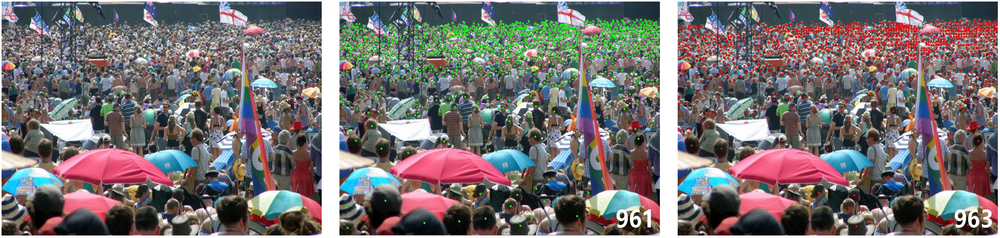
#> input picture projects/event_camera/CrowdCounting-P2PNet-main/vis/congested1.png, 1000 x 238 px, shrunk from 3208 x 764 before the run
$ python -i tracker.py   (imports and definitions only)   (older library calls are emulated)
#> lines starting #> are read from the running program, lines starting #| are printed output that depends on the picture
import cv2
import numpy as np
from scipy.optimize import linear_sum_assignment


class KalmanBoxTracker:
    """
    基于卡尔曼滤波的边界框状态估计器。
    状态: [x, y, w, h, vx, vy] (中心位置+尺寸+速度)
    """
    # [52 lines left out: functions __init__, predict, update, get_state, not called in this run]

    def get_velocity(self):
        """获取当前估计速度"""
        return (self.kf.statePost[4, 0], self.kf.statePost[5, 0])


class KCFTracker:
    """
    核化相关滤波器跟踪器（KCF），使用NumPy FFT实现。
    针对小目标优化：更小的padding、自适应sigma。
    """
    def __init__(self, padding=1.5, sigma=0.5, lambda_=1e-4, interp_factor=0.1):
        self.padding = padding      # 小目标用小padding减少背景干扰
        self.sigma = sigma          # 高斯核带宽——小目标用较小sigma
        self.lambda_ = lambda_
        self.interp_factor = interp_factor

        self._alphaf = None   # 频域滤波器
        self._xf = None       # 频域模板
        self._cx = 0
        self._cy = 0
        self._w = 0
        self._h = 0
        self._window_sz = None
        self._target_sz = None
        self._cos_window = None

    # ---------- 公共接口 ----------
    # [5 lines left out: function init, not called in this run]

    def update(self, image):
        """更新跟踪位置，返回 (bbox, confidence)"""
        gray = self._to_gray(image)

        # 1. 提取当前帧特征
        z = self._get_features(gray)

        # 2. 频域相关响应
        Z = np.fft.fft2(z, axes=(0, 1))
        X = self._xf
        kzf = self._gaussian_kernel(Z, X)

        # 3. 计算响应图
        response_f = self._alphaf * kzf
        response = np.real(np.fft.ifft2(response_f, axes=(0, 1)))

        # 4. 找峰值
        cy_idx, cx_idx = np.unravel_index(np.argmax(response), response.shape[:2])
        peak_value = float(response[cy_idx, cx_idx])

        # 5. 更新中心位置
        h, w = response.shape[:2]
        dy = cy_idx - h // 2
        dx = cx_idx - w // 2
        self._cx = int(np.clip(self._cx + dx, 0, gray.shape[1] - 1))
        self._cy = int(np.clip(self._cy + dy, 0, gray.shape[0] - 1))

        # 6. 在线更新模板
        new_x = self._get_features(gray)
        self._xf = (1 - self.interp_factor) * self._xf + self.interp_factor * new_x
        self._train()

        bbox = [int(self._cx - self._w // 2),
                int(self._cy - self._h // 2),
                int(self._w), int(self._h)]
        return bbox, peak_value

    # ---------- 内部方法 ----------
    def _to_gray(self, image):
        if len(image.shape) == 3:
            return cv2.cvtColor(image, cv2.COLOR_BGR2GRAY)
        return image.copy()

    # [14 lines left out: function _init_features, not called in this run]

    def _get_features(self, gray):
        """提取多通道特征: 灰度 + 梯度幅值 + LoG"""
        patch = cv2.getRectSubPix(gray, tuple(self._window_sz[::-1]),
                                   (float(self._cx), float(self._cy))).astype(np.float32)

        # 梯度幅值
        gx = cv2.Sobel(patch, cv2.CV_32F, 1, 0, ksize=3)
        gy = cv2.Sobel(patch, cv2.CV_32F, 0, 1, ksize=3)
        mag = np.sqrt(gx ** 2 + gy ** 2)

        # LoG (高斯拉普拉斯) - 增强小斑点
        blur = cv2.GaussianBlur(patch, (0, 0), 1.0)
        log = cv2.Laplacian(blur, cv2.CV_32F, ksize=3)
        log = np.abs(log)

        feat = np.stack([patch / 255.0, mag / 255.0, log / 255.0], axis=-1)

        for c in range(feat.shape[-1]):
            feat[:, :, c] *= self._cos_window
        return feat.astype(np.float32)

    # [24 lines left out: functions _train, _gaussian_kernel, _create_gaussian_target, not called in this run]


class MultiObjectTracker:
    """
    多目标跟踪管理器，维护多个KCF跟踪器 + 卡尔曼滤波器。
    使用匈牙利算法进行检测-跟踪关联。
    """
    # [156 lines left out: functions __init__, update, _associate, _iou, not called in this run]

>>> import cv2
>>> picture = cv2.imread('../CrowdCounting-P2PNet-main/vis/congested1.png')
#> picture is the input picture: shape (238, 1000, 3); mean B, G, R 113.2, 112.3, 118.6
>>> result = KCFTracker().update(picture)
#> in _to_gray, `return cv2.cvtColor(image, cv2.COLOR_BGR2GRAY)`:
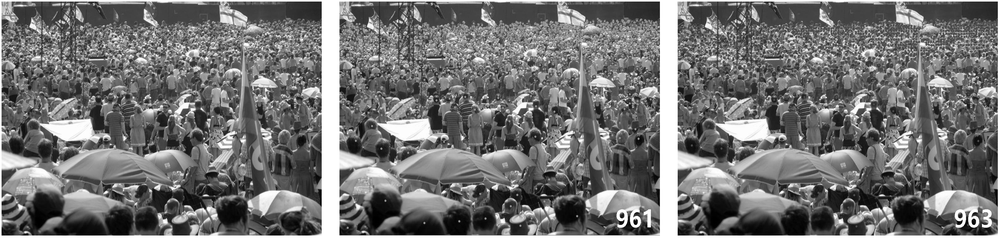
#> returned value: shape (238, 1000); min 0, max 255, mean 114.3
#> (the run stopped early here; a loop or call above may not have finished)
